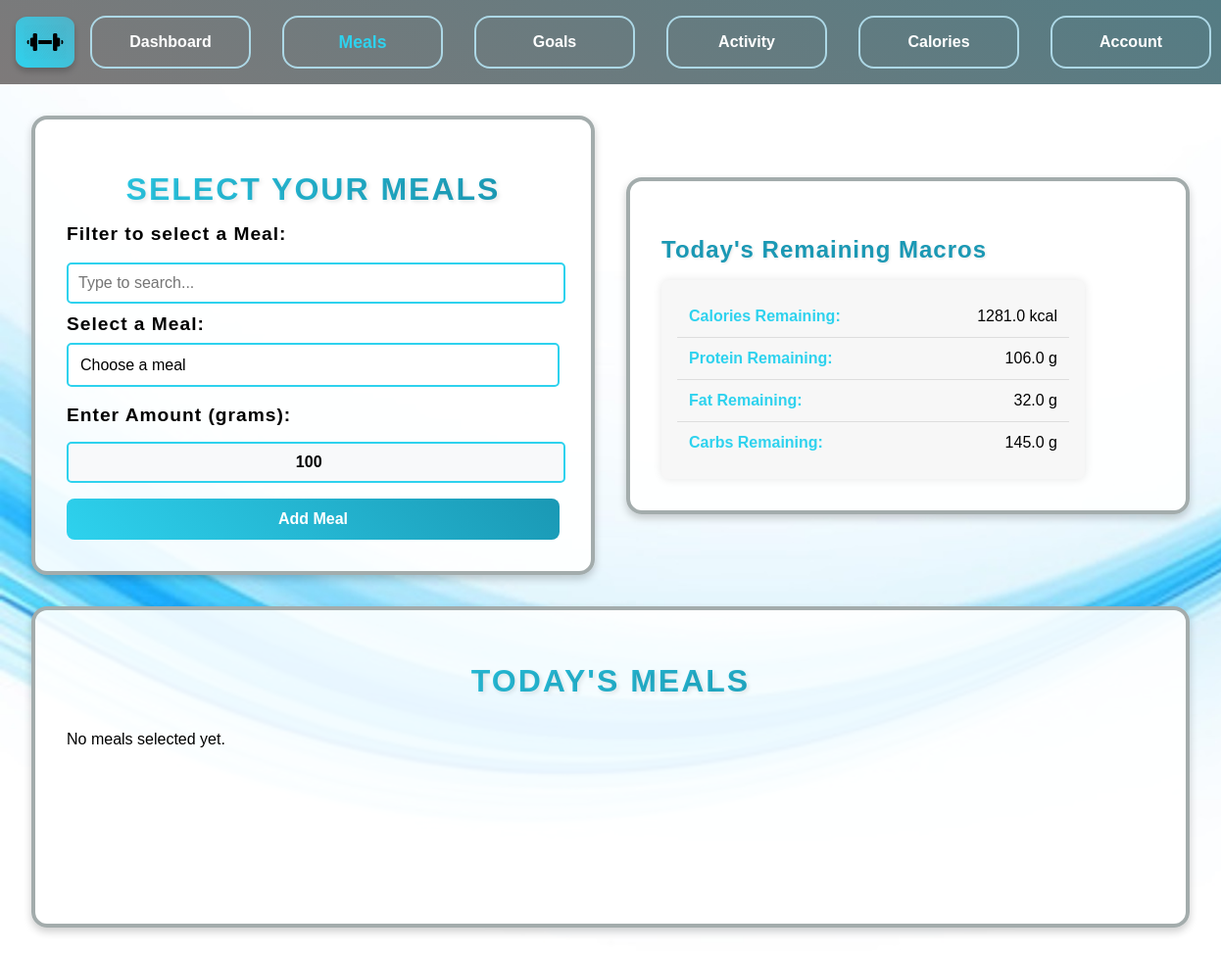
The page /meals (signed in) on the database as committed earlier.
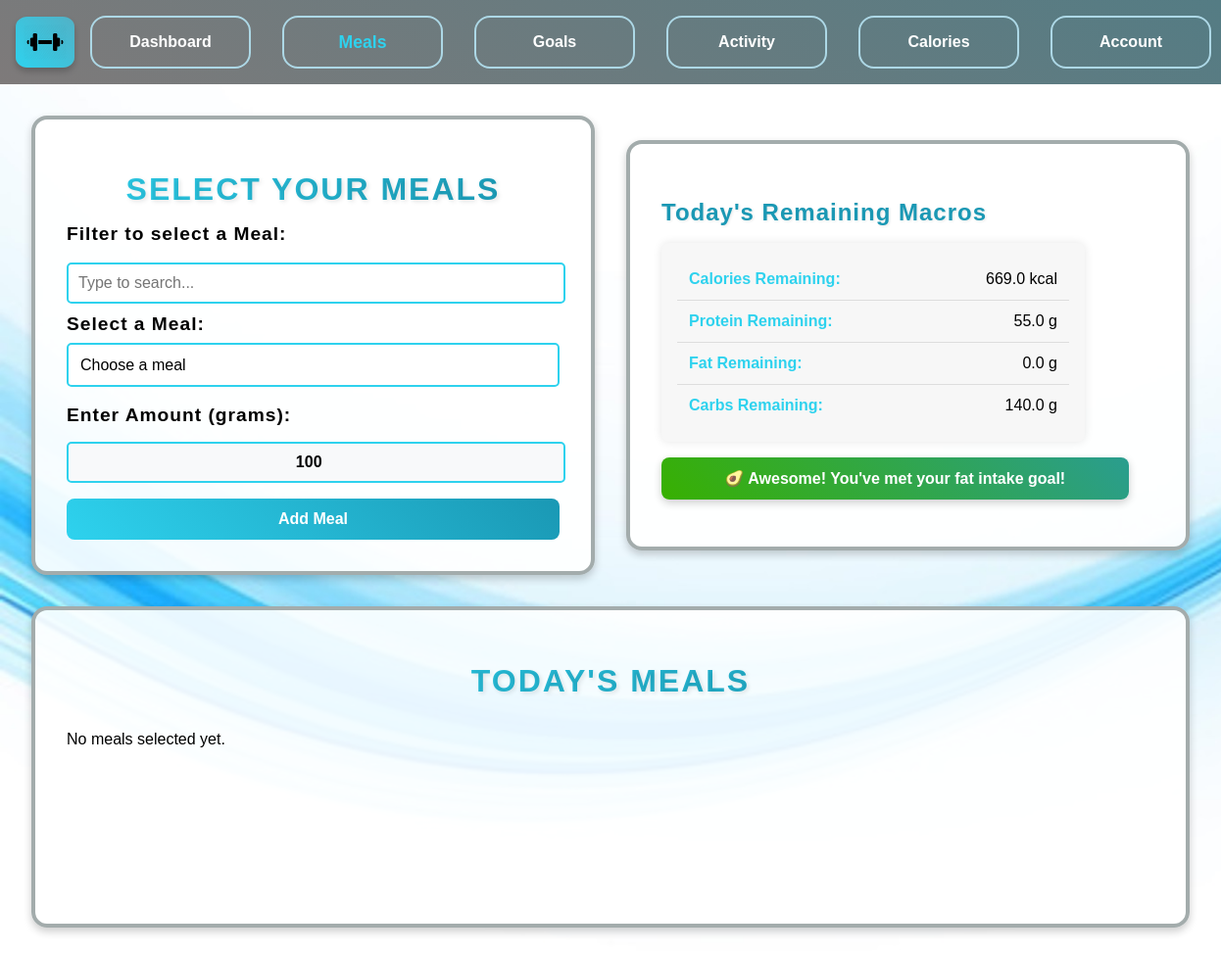
The same page on the database as committed later.
### app.py (models this page shows, shortened)
class User(db.Model):
    id = db.Column(db.Integer, primary_key=True)
    username = db.Column(db.String(100))
    weight = db.Column(db.Float, default=90)
    height = db.Column(db.Float, default=1.75)
    age = db.Column(db.Integer, default=48)
    gender = db.Column(db.String(10), default='male')
    bmi = db.Column(db.Float)
    bmr = db.Column(db.Float)
    tdee = db.Column(db.Float)
    exercise_level = db.Column(db.String(20), default='sedentary')
    goal = db.Column(db.String(20), default='maintain')
    intensity = db.Column(db.String(20))
    caloriesRequired = db.Column(db.Float)
    proteinRatio = db.Column(db.Float)
    fatRatio = db.Column(db.Float)
    carbRatio = db.Column(db.Float)
    proteinRequired = db.Column(db.Float)
    fatRequired = db.Column(db.Float)
    carbRequired = db.Column(db.Float)
    caloriesRemaining = db.Column(db.Float)
    proteinRemaining = db.Column(db.Float)
    fatRemaining = db.Column(db.Float)
    carbRemaining = db.Column(db.Float)
    last_reset = db.Column(db.Date, default=lambda: datetime.now(timezone.utc).date())
    def reset_macros(self):
        today = datetime.now(timezone.utc).date()
        if self.caloriesRemaining is None:
            self.caloriesRemaining = self.caloriesRequired or 0
        if self.proteinRemaining is None:
            self.proteinRemaining = self.proteinRequired or 0
        if self.fatRemaining is None:
            self.fatRemaining = self.fatRequired or 0
        if self.carbRemaining is None:
            self.carbRemaining = self.carbRequired or 0
        if self.last_reset is None:
            self.last_reset = today
        if self.last_reset != today:
            self.caloriesRemaining = self.caloriesRequired
            self.proteinRemaining = self.proteinRequired
            self.fatRemaining = self.fatRequired
            self.carbRemaining = self.carbRequired
            self.last_reset = today
            db.session.commit()
    meals = db.relationship('UserMeals', backref='user', lazy=True, cascade="all, delete-orphan")

### app.py (the view, shortened to what this page needs)
@app.route('/meals', methods=['POST', 'GET'])
def meals():
    if 'username' not in session:
        return redirect(url_for('login'))
    username = session.get('username')
    found_user = User.query.filter_by(username=username).first()
    if not user_details_complete(found_user):
        flash("Please complete your account details before using the program.", "warning")
        return redirect(url_for('account'))
    found_user.reset_macros()
    meals_list = Meal.query.all()
    today = datetime.now(timezone.utc).date()
    user_meals = (
        db.session.query(UserMeals, Meal)
        .join(Meal)
        .filter(UserMeals.user_id == found_user.id)
        .filter(UserMeals.date_added >= today)  # Filter meals added today
        .all()
    )
    goal_messages = check_goal_achievement(found_user)
    return render_template('meals.html',
                           meals_list=meals_list,
                           user_meals=user_meals,
                           user_db=found_user,
                           goal_messages=goal_messages
                           )

### modules.py (called while the page is built)
def check_goal_achievement(user):
    messages = []
    calorie_margin = 30
    macro_margin = 5
    if abs(user.caloriesRemaining) <= calorie_margin:
        messages.append("🎉 You've reached your calorie goal for today!")
    if abs(user.proteinRemaining) <= macro_margin:
        messages.append("💪 Great job! You've hit your protein goal!")
    if abs(user.fatRemaining) <= macro_margin:
        messages.append("🥑 Awesome! You've met your fat intake goal!")
    if abs(user.carbRemaining) <= macro_margin:
        messages.append("🍞 Congrats! You've hit your carb goal!")
    return messages

def user_details_complete(user):
    return all([
        user.weight is not None,
        user.height is not None,
        user.age is not None,
        user.gender is not None,
        user.exercise_level is not None,
        user.caloriesRequired is not None,
        user.proteinRequired is not None,
        user.fatRequired is not None,
        user.carbRequired is not None
    ])

### templates/meals.html (shortened to what this page needs)
{% extends "base.html" %}
{% block content %}
<div class="content">
    <div class="section-box">
        <h1>Select Your Meals</h1>
        <form method="POST" action="/meals">
            <label for="meal-search">Filter to select a Meal:</label>
            <input type="text" id="meal-search" onkeyup="filterMeals()" placeholder="Type to search...">
            <br>
            <label for="meal_id">Select a Meal:</label>
            <select name="meal_id" id="meal_id" required>
                <option value="" disabled selected>Choose a meal</option>
            </select>
            <br><br>
            <label for="amount">Enter Amount (grams):</label>
            <input type="number" name="amount" id="amount" min="1" value="100" required>
            <button type="submit" class="styled-button">Add Meal</button>
        </form>
    </div>
    <div class="section-box">
        <h3>Today's Remaining Macros</h3>
        <ul class="user-list">
            <li><strong>Calories Remaining:</strong> {{ user_db.caloriesRemaining }} kcal</li>
            <li><strong>Protein Remaining:</strong> {{ user_db.proteinRemaining }} g</li>
            <li><strong>Fat Remaining:</strong> {{ user_db.fatRemaining }} g</li>
            <li><strong>Carbs Remaining:</strong> {{ user_db.carbRemaining }} g</li>
        </ul>
        {% if goal_messages %}
            {% for message in goal_messages %}
                <p class="flash-message success">{{ message }}</p>
            {% endfor %}
        {% endif %}
    </div>
    <div class="section-box">
        <h1>Today's Meals</h1>
        {% if user_meals %}
            <table>
                <thead>
                    <tr>
                        <th>Meal Name</th>
                        <th>Amount (g)</th>
                        <th>Calories</th>
                        <th>Protein (g)</th>
                        <th>Carbs (g)</th>
                        <th>Fat (g)</th>
                    </tr>
                </thead>
                <tbody>
                    {% for user_meal, meal in user_meals %}
                    <tr>
                        <td>{{ meal.food_name }}</td>
                        <td>{{ user_meal.amount }}</td>
                        <td>{{ user_meal.calories }}</td>
                        <td>{{ user_meal.protein }}</td>
                        <td>{{ user_meal.carbs }}</td>
                        <td>{{ user_meal.fat }}</td>
                    </tr>
                    {% endfor %}
                </tbody>
            </table>
        {% else %}
            <p>No meals selected yet.</p>
        {% endif %}
    </div>
</div>
{% endblock %}

Rows that differ between the two databases and show on the page:
changed User: caloriesRemaining "1281.0" → "669.0"; proteinRemaining "106.0" → "55.0"; fatRemaining "32.0" → "0.0"; carbRemaining "145.0" → "140.0"
Other text that changed with them:
new list line: "🥑 Awesome! You've met your fat intake goal!"
